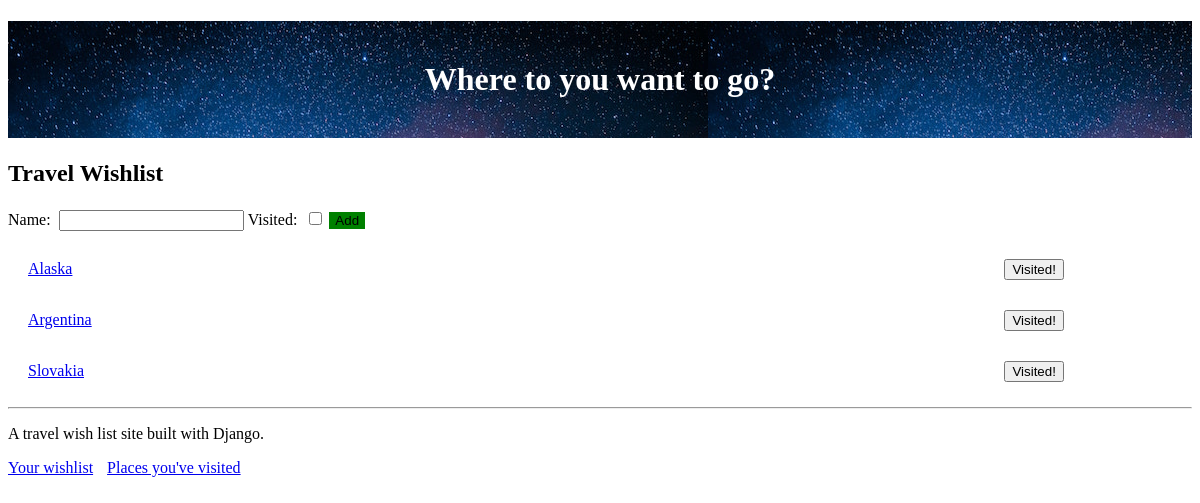
The app's page / (signed in) with its own data.
### travel_wishlist/models.py (models this page shows, shortened)
class Place(models.Model):
    user = models.ForeignKey('auth.User', null=False, on_delete=models.CASCADE)
    name = models.CharField(max_length=200)
    visited = models.BooleanField(default=False)
    notes = models.TextField(blank=True, null=True)  #text field unlimited size(charfiels are limited)
    date_visited = models.DateField(blank=True, null=True)  #null = True means not required
    photo = models.ImageField(upload_to='user_images/', blank=True, null=True)

### travel_wishlist/views.py (the view, shortened to what this page needs)
# urls.py: path('', views.place_list, name='place_list'),
@login_required #this will require login before accessing this method
def place_list(request):
    places = Place.objects.filter(user=request.user).filter(visited=False).order_by('name')
    new_place_form = NewPlaceForm() #new form object - empty
    return render(request, 'travel_wishlist/wishlist.html', { 'places': places, 'new_place_form': new_place_form })

### travel_wishlist/forms.py
class NewPlaceForm(forms.ModelForm):
    class Meta:  #this will create a form that django uses and links the Place model to the fields in the form
        model = Place
        fields = ('name', 'visited')

### travel_wishlist/templates/travel_wishlist/wishlist.html (shortened to what this page needs)
{% extends 'travel_wishlist/base.html' %}
{% block content %}
<h2>Travel Wishlist</h2>
<form method="POST" action="{% url 'place_list' %}">
    {{ new_place_form }}
    <button id="add-new-place" type="submit">Add</button>
</form>
{% for place in places %}
    <div class="wishlist-place">
        <span id="place-name-{{ place.pk }}" class="place-name">
            <a href="{% url 'place_details' place_pk=place.pk %}">{{ place.name }}</a>
        </span>
        <form class="visited-form" method="POST" action="{% url 'place_was_visited' place.pk %}">
            <button id="visited-button-{{ place.pk }}" type="submit">Visited!</button>
        </form>
    </div>
{% empty %}
    <p>You have no places in your wishlist</p>
{% endfor %}
{% endblock %}

### travel_wishlist/static/css/style.css (style rules this page uses)
label { display: inline-block; padding-right: 8px; }
button { margin: 5px 0px 5px 0; }
div.wishlist-place { margin: 20px; }
.wishlist-place .place-name { width: 85%; display: inline-block; word-wrap: break-word; }
form.visited-form { display: inline-block; width: 10%; }
#add-new-place { background-color: green; border: darkgreen; }

### records on screen
Place: name "Alaska"
Place: name "Argentina"
Place: name "Slovakia"
